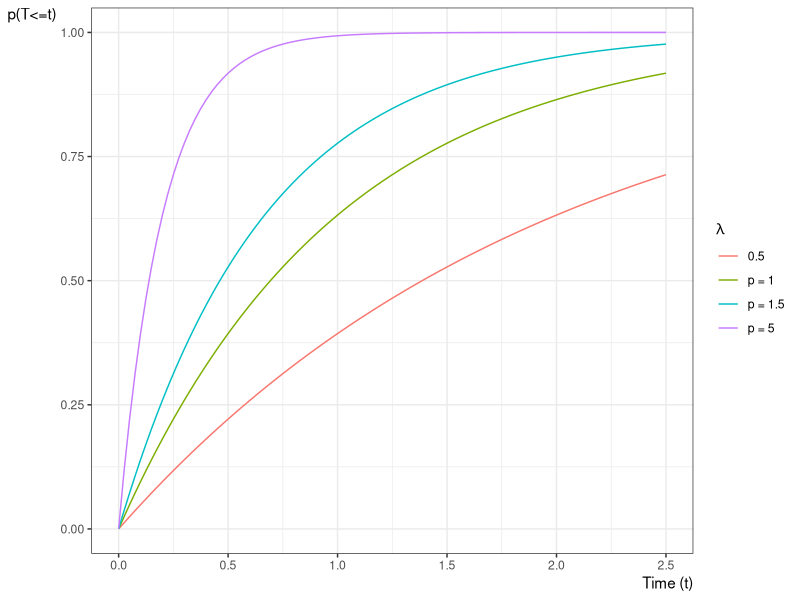

This chart was generated by the following R code:
## ---- chunk 1
library(ggplot2)
ggplot() +
  geom_function(
    aes(col = "0.5"),
    fun = \(x) pexp(x, rate = 0.5)
  ) +
  geom_function(
    aes(col = "p = 1"),
    fun = \(x) pexp(x, rate = 1)
  ) +
  geom_function(
    aes(col = "p = 1.5"),
    fun = \(x) pexp(x, rate = 1.5)
  ) +
  geom_function(
    aes(col = "p = 5"),
    fun = \(x) pexp(x, rate = 5)
  ) +
  theme_bw() +
  ylab("p(T<=t)") +
  guides(col = guide_legend(title = expr(lambda))) +
  xlab("Time (t)") +
  xlim(0, 2.5) +
  theme(
    axis.title.x =
      element_text(
        angle = 0,
        vjust = 1,
        hjust = 1
      ),
    axis.title.y =
      element_text(
        angle = 0,
        vjust = 1,
        hjust = 1
      )
  )
